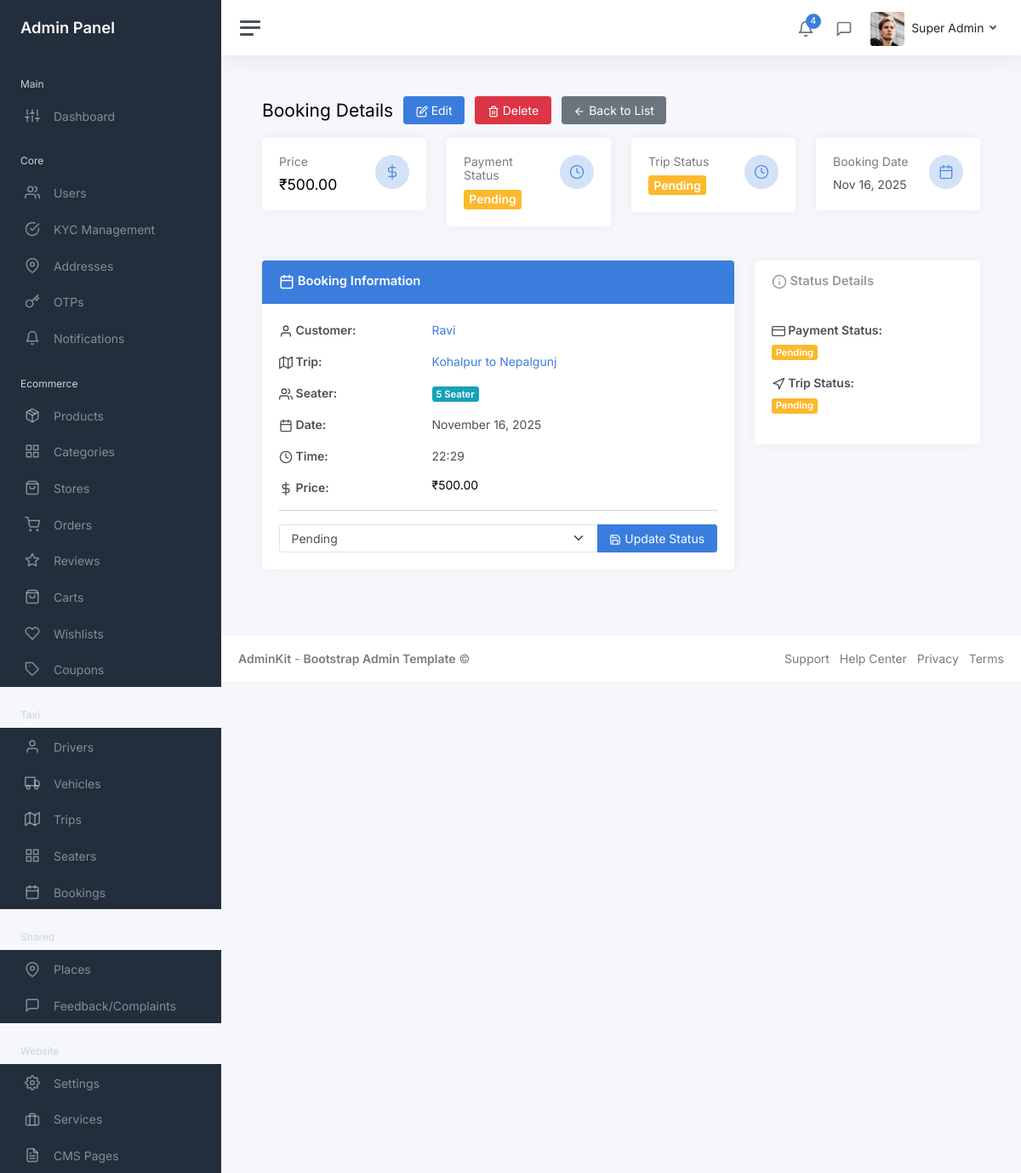
The page /myadmin/taxi/bookings/2/ (signed in) on the database its author committed.
### core/models.py (models this page shows, shortened)
class User(AbstractUser):
    COUNTRY_CODE_CHOICES = [
        ('+977', '+977'),
        ('+91', '+91'),
    ]
    COUNTRY_CHOICES = [
        ('Nepal', 'Nepal'),
        ('India', 'India'),
    ]
    phone = models.CharField(max_length=15, unique=True)
    name = models.CharField(max_length=100)
    email = models.EmailField(blank=True, null=True)
    country_code = models.CharField(max_length=5, choices=COUNTRY_CODE_CHOICES, default='+977')
    country = models.CharField(max_length=10, choices=COUNTRY_CHOICES, default='Nepal')
    fcm_token = models.CharField(max_length=255, blank=True, null=True)
    profile_picture = models.ImageField(upload_to='profile_pictures/', blank=True, null=True)
    national_id = models.CharField(max_length=50, blank=True, null=True, help_text='National ID number')
    national_id_document = models.ImageField(upload_to='kyc_documents/', blank=True, null=True, help_text='National ID document image')
    pan_no = models.CharField(max_length=20, blank=True, null=True, help_text='PAN (Permanent Account Number)')
    pan_document = models.ImageField(upload_to='kyc_documents/', blank=True, null=True, help_text='PAN document image')
    is_kyc_verified = models.BooleanField(default=False, help_text='Whether KYC has been verified by admin')
    kyc_submitted_at = models.DateTimeField(blank=True, null=True, help_text='When user submitted KYC information')
    kyc_verified_at = models.DateTimeField(blank=True, null=True, help_text='When KYC was verified by admin')
    kyc_rejected_at = models.DateTimeField(blank=True, null=True, help_text='When KYC was rejected by admin')
    kyc_rejection_reason = models.TextField(blank=True, null=True, help_text='Reason for KYC rejection')
    created_at = models.DateTimeField(auto_now_add=True)
    updated_at = models.DateTimeField(auto_now=True)
    first_name = None
    last_name = None
    objects = UserManager()
    USERNAME_FIELD = 'phone'
    REQUIRED_FIELDS = ['name']
    class Meta:
        ordering = ['-created_at']

### taxi/models.py (models this page shows, shortened)
class TaxiBooking(models.Model):
    PAYMENT_STATUS_CHOICES = [
        ('pending', 'Pending'),
        ('paid', 'Paid'),
        ('refunded', 'Refunded'),
    ]
    TRIP_STATUS_CHOICES = [
        ('pending', 'Pending'),
        ('confirmed', 'Confirmed'),
        ('ongoing', 'Ongoing'),
        ('completed', 'Completed'),
        ('cancelled', 'Cancelled'),
    ]
    customer = models.ForeignKey(User, on_delete=models.CASCADE, related_name='taxi_bookings')
    trip = models.ForeignKey(Trip, on_delete=models.CASCADE, related_name='bookings')
    seater = models.ForeignKey(Seater, on_delete=models.CASCADE, related_name='bookings')
    price = models.DecimalField(max_digits=10, decimal_places=2, validators=[MinValueValidator(0)])
    date = models.DateField()
    time = models.TimeField()
    payment_status = models.CharField(max_length=20, choices=PAYMENT_STATUS_CHOICES, default='pending')
    vehicle = models.ForeignKey(Vehicle, on_delete=models.CASCADE, related_name='bookings', null=True, blank=True)
    trip_status = models.CharField(max_length=20, choices=TRIP_STATUS_CHOICES, default='pending')
    remarks = models.TextField(blank=True, null=True)
    created_at = models.DateTimeField(auto_now_add=True)
    class Meta:
        ordering = ['-created_at']

class Trip(models.Model):
    from_place = models.ForeignKey(Place, on_delete=models.CASCADE, related_name='trips_from')
    to_place = models.ForeignKey(Place, on_delete=models.CASCADE, related_name='trips_to')
    def __str__(self):
        return f"{self.from_place.name} to {self.to_place.name}"
    class Meta:
        ordering = ['from_place__name', 'to_place__name']

class Seater(models.Model):
    seat = models.CharField(max_length=50)  # e.g., "Front Seat", "Back Seat", "Window Seat"
    price = models.DecimalField(max_digits=10, decimal_places=2, validators=[MinValueValidator(0)])
    trip = models.ForeignKey(Trip, on_delete=models.CASCADE, related_name='seaters')
    class Meta:
        ordering = ['trip', 'price']

### shared/models.py (models this page shows, shortened)
class Place(models.Model):
    name = models.CharField(max_length=200)
    class Meta:
        ordering = ['name']

### myadmin/views/taxi/booking_views.py (the view)
# urls.py: path('bookings/<int:pk>/', booking_views.TaxiBookingDetailView.as_view(), name='booking_detail'),
class TaxiBookingDetailView(StaffRequiredMixin, DetailView):
    model = TaxiBooking
    template_name = 'admin/taxi/booking_detail.html'
    context_object_name = 'booking'

### myadmin/mixins.py (called while the page is built)
    def test_func(self):
        return self.request.user.is_staff

### myadmin/templates/admin/taxi/booking_detail.html (shortened to what this page needs)
{% extends 'admin/layouts/base.html' %}
{% load static %}
{% block content %}
<div class="container-fluid p-0">
    <div class="mb-3">
        <h1 class="h3 d-inline align-middle">Booking Details</h1>
        <a class="btn btn-primary ms-2" href="{% url 'myadmin:taxi:booking_update' booking.pk %}">
            <i class="align-middle" data-feather="edit"></i> Edit
        </a>
        <a class="btn btn-danger ms-2" href="{% url 'myadmin:taxi:booking_delete' booking.pk %}">
            <i class="align-middle" data-feather="trash-2"></i> Delete
        </a>
        <a class="btn btn-secondary ms-2" href="{% url 'myadmin:taxi:booking_list' %}">
            <i class="align-middle" data-feather="arrow-left"></i> Back to List
        </a>
    </div>
    <div class="row mb-3">
        <div class="col-sm-6 col-xl-3">
            <div class="card">
                <div class="card-body">
                    <div class="row">
                        <div class="col">
                            <h6 class="text-muted mb-2">Price</h6>
                            <h4 class="mb-0">₹{{ booking.price|floatformat:2 }}</h4>
                        </div>
                        <div class="col-auto">
                            <div class="stat text-primary">
                                <i class="align-middle" data-feather="dollar-sign"></i>
                            </div>
                        </div>
                    </div>
                </div>
            </div>
        </div>
        <div class="col-sm-6 col-xl-3">
            <div class="card">
                <div class="card-body">
                    <div class="row">
                        <div class="col">
                            <h6 class="text-muted mb-2">Payment Status</h6>
                            <span class="badge bg-{% if booking.payment_status == 'paid' %}success{% elif booking.payment_status == 'pending' %}warning{% else %}danger{% endif %} fs-6">
                                {{ booking.get_payment_status_display }}
                            </span>
                        </div>
                        <div class="col-auto">
                            <div class="stat text-primary">
                                <i class="align-middle" data-feather="{% if booking.payment_status == 'paid' %}check-circle{% elif booking.payment_status == 'pending' %}clock{% else %}x-circle{% endif %}"></i>
                            </div>
                        </div>
                    </div>
                </div>
            </div>
        </div>
        <div class="col-sm-6 col-xl-3">
            <div class="card">
                <div class="card-body">
                    <div class="row">
                        <div class="col">
                            <h6 class="text-muted mb-2">Trip Status</h6>
                            <span class="badge bg-{% if booking.trip_status == 'completed' %}success{% elif booking.trip_status == 'pending' %}warning{% elif booking.trip_status == 'cancelled' %}danger{% else %}info{% endif %} fs-6">
                                {{ booking.get_trip_status_display }}
                            </span>
                        </div>
                        <div class="col-auto">
                            <div class="stat text-primary">
                                <i class="align-middle" data-feather="{% if booking.trip_status == 'completed' %}check-circle{% elif booking.trip_status == 'pending' %}clock{% elif booking.trip_status == 'cancelled' %}x-circle{% else %}info{% endif %}"></i>
                            </div>
                        </div>
                    </div>
                </div>
            </div>
        </div>
        <div class="col-sm-6 col-xl-3">
            <div class="card">
                <div class="card-body">
                    <div class="row">
                        <div class="col">
                            <h6 class="text-muted mb-2">Booking Date</h6>
                            <div class="fs-6">{{ booking.date|date:"M d, Y" }}</div>
                        </div>
                        <div class="col-auto">
                            <div class="stat text-primary">
                                <i class="align-middle" data-feather="calendar"></i>
                            </div>
                        </div>
                    </div>
                </div>
            </div>
        </div>
    </div>
    <div class="row">
        <div class="col-md-8">
            <div class="card mb-3">
                <div class="card-header bg-primary text-white">
                    <h5 class="card-title mb-0">
                        <i class="align-middle" data-feather="calendar"></i> Booking Information
                    </h5>
                </div>
                <div class="card-body">
                    <div class="row mb-3">
                        <div class="col-sm-4"><strong><i class="align-middle" data-feather="user" style="width: 16px; height: 16px;"></i> Customer:</strong></div>
                        <div class="col-sm-8">
                            <a href="{% url 'myadmin:core:user_detail' booking.customer.pk %}" class="text-decoration-none">{{ booking.customer.name }}</a>
                        </div>
                    </div>
                    <div class="row mb-3">
                        <div class="col-sm-4"><strong><i class="align-middle" data-feather="map" style="width: 16px; height: 16px;"></i> Trip:</strong></div>
                        <div class="col-sm-8">
                            <a href="{% url 'myadmin:taxi:trip_detail' booking.trip.pk %}" class="text-decoration-none">{{ booking.trip }}</a>
                        </div>
                    </div>
                    <div class="row mb-3">
                        <div class="col-sm-4"><strong><i class="align-middle" data-feather="users" style="width: 16px; height: 16px;"></i> Seater:</strong></div>
                        <div class="col-sm-8">
                            <span class="badge bg-info">{{ booking.seater.seat }}</span>
                        </div>
                    </div>
                    <div class="row mb-3">
                        <div class="col-sm-4"><strong><i class="align-middle" data-feather="calendar" style="width: 16px; height: 16px;"></i> Date:</strong></div>
                        <div class="col-sm-8">{{ booking.date|date:"F d, Y" }}</div>
                    </div>
                    <div class="row mb-3">
                        <div class="col-sm-4"><strong><i class="align-middle" data-feather="clock" style="width: 16px; height: 16px;"></i> Time:</strong></div>
                        <div class="col-sm-8">{{ booking.time|time:"H:i" }}</div>
                    </div>
                    <div class="row mb-3">
                        <div class="col-sm-4"><strong><i class="align-middle" data-feather="dollar-sign" style="width: 16px; height: 16px;"></i> Price:</strong></div>
                        <div class="col-sm-8">
                            <h5 class="mb-0">₹{{ booking.price|floatformat:2 }}</h5>
                        </div>
                    </div>
                    <hr>
                    <form method="post" action="{% url 'myadmin:taxi:booking_update_status' booking.pk %}" class="mt-3">
                        <div class="input-group">
                            <select class="form-select" name="status">
                                {% for value, label in booking.TRIP_STATUS_CHOICES %}
                                    <option value="{{ value }}" {% if booking.trip_status == value %}selected{% endif %}>{{ label }}</option>
                                {% endfor %}
                            </select>
                            <button type="submit" class="btn btn-primary">
                                <i class="align-middle" data-feather="save"></i> Update Status
                            </button>
                        </div>
                    </form>
                </div>
            </div>
        </div>
        <div class="col-md-4">
            <div class="card mb-3">
                <div class="card-header">
                    <h5 class="card-title mb-0">
                        <i class="align-middle" data-feather="info"></i> Status Details
                    </h5>
                </div>
                <div class="card-body">
                    <div class="row mb-3">
                        <div class="col-12"><strong><i class="align-middle" data-feather="credit-card" style="width: 16px; height: 16px;"></i> Payment Status:</strong></div>
                        <div class="col-12 mt-1">
                            <span class="badge bg-{% if booking.payment_status == 'paid' %}success{% elif booking.payment_status == 'pending' %}warning{% else %}danger{% endif %}">
                                {{ booking.get_payment_status_display }}
                            </span>
                        </div>
                    </div>
                    <div class="row mb-3">
                        <div class="col-12"><strong><i class="align-middle" data-feather="navigation" style="width: 16px; height: 16px;"></i> Trip Status:</strong></div>
                        <div class="col-12 mt-1">
                            <span class="badge bg-{% if booking.trip_status == 'completed' %}success{% elif booking.trip_status == 'pending' %}warning{% elif booking.trip_status == 'cancelled' %}danger{% else %}info{% endif %}">
                                {{ booking.get_trip_status_display }}
                            </span>
                        </div>
                    </div>
                </div>
            </div>
        </div>
    </div>
</div>
{% endblock %}

### templates/admin/layouts/header.html (shortened to what this page needs)
{% load static %}
<nav class="navbar navbar-expand navbar-light navbar-bg">
    <a class="sidebar-toggle js-sidebar-toggle"><i class="hamburger align-self-center"></i></a>
    <div class="navbar-collapse collapse">
      <ul class="navbar-nav navbar-align">
        <li class="nav-item dropdown">
          <a class="nav-icon dropdown-toggle" href="#" id="alertsDropdown" data-bs-toggle="dropdown">
            <div class="position-relative">
              <i class="align-middle" data-feather="bell"></i>
              <span class="indicator">4</span>
            </div>
          </a>
        </li>
        <li class="nav-item dropdown">
          <a class="nav-icon dropdown-toggle" href="#" id="messagesDropdown" data-bs-toggle="dropdown">
            <div class="position-relative">
              <i class="align-middle" data-feather="message-square"></i>
            </div>
          </a>
        </li>
        <li class="nav-item dropdown">
          <a class="nav-link dropdown-toggle d-none d-sm-inline-block" href="#" data-bs-toggle="dropdown">
            {% if user.profile_picture %}
              <img src="{{ user.profile_picture.url }}" class="avatar img-fluid rounded me-1" alt="{{ user.name }}" />
            {% else %}
              <img src="{% static 'myadmin/img/avatars/avatar.jpg' %}" class="avatar img-fluid rounded me-1" alt="{{ user.name }}" />
            {% endif %}
            <span class="text-dark">{{ user.name }}</span>
          </a>
        </li>
      </ul>
    </div>
  </nav>

### templates/admin/layouts/base.html (style rules this page uses)
.text-white * { color: #fff !important; }

### rows shown on the page
User: name "Super Admin"
TaxiBooking: price "500.00", payment_status "Pending", trip_status "Pending", date "Nov 16, 2025", customer.name "Ravi", trip "Kohalpur to Nepalgunj", seater.seat "5 Seater", date "November 16, 2025", time "22:29", status "Pending"
